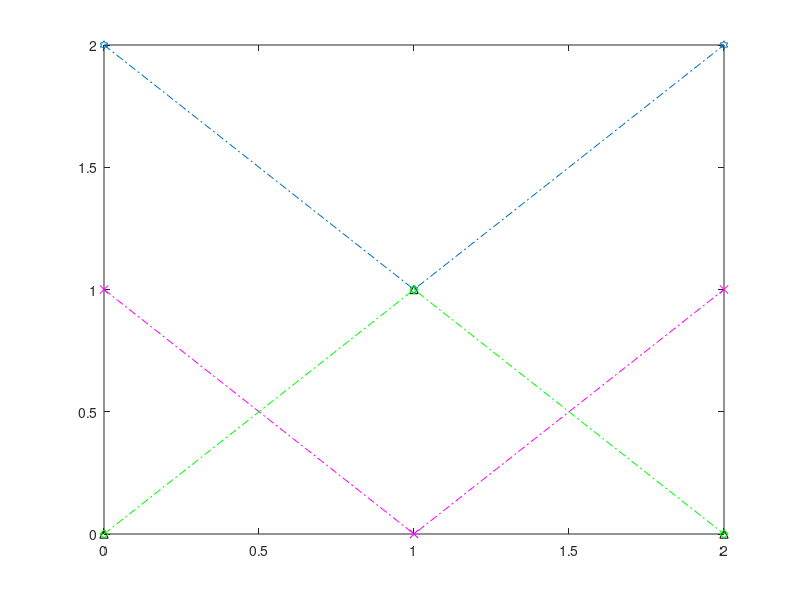

The MATLAB source for this figure:
f = figure(50);
marker_only = plot([0, 1, 2], [0, 1, 0], 'k^');
marker_only_color = get(marker_only, 'Color');
marker_only_style = get(marker_only, 'LineStyle');
marker_only_marker = get(marker_only, 'Marker');

hold on
dashdot = plot([0, 1, 2], [1, 0, 1], 'm-.x');
dashdot_color = get(dashdot, 'Color');
dashdot_style = get(dashdot, 'LineStyle');
dashdot_marker = get(dashdot, 'Marker');

property_marker = plot([0, 1, 2], [2, 1, 2], 'Marker', 'hexagram', 'LineStyle', '-.');
property_marker_style = get(property_marker, 'LineStyle');
property_marker_marker = get(property_marker, 'Marker');

arc = plot3([0, 1, 2], [0, 1, 0], [1, 2, 3], 'gd-.');
arc_color = get(arc, 'Color');
arc_style = get(arc, 'LineStyle');
arc_marker = get(arc, 'Marker');
